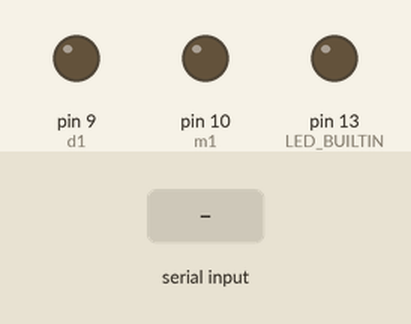
Recording of a sketch running on a simulated Arduino Uno, built with avr-gcc and run on an emulated ATmega328P. Shown: output pins drawn as LEDs (lit = HIGH). The inputs (shaded band) are chosen by the test bench.

Above: at 1.2 s.
1.3 s: "o" received over Serial
At 2.3 s:
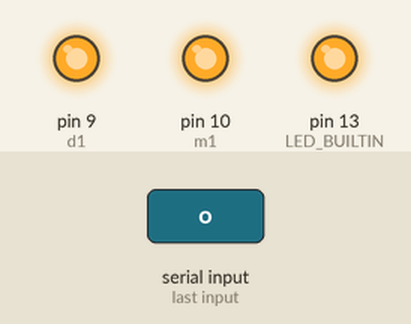
2.8 s: "x" received over Serial
At 3.5 s:
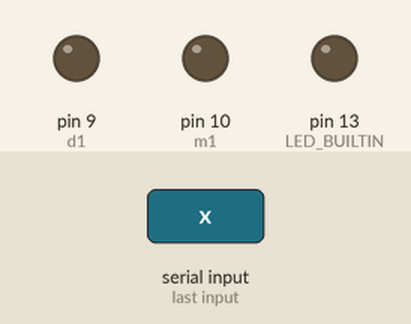
Timing chart, 0 to 5.8 s (numbered marks = the images above; inputs shaded):
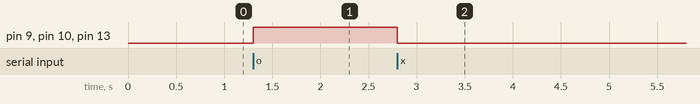

Measured:
- after the input at 1.3 s, pin 9 (d1), pin 10 (m1), pin 13 (LED_BUILTIN): LOW → HIGH at once
- after the input at 2.8 s, pin 9 (d1), pin 10 (m1), pin 13 (LED_BUILTIN): HIGH → LOW at once

The sketch:

arduino.ino
```cpp
char userInput;
int m1 = 10;
int d1 = 9;
void setup() {
  Serial.begin(9600);
  pinMode(m1, OUTPUT);
  pinMode(d1, OUTPUT);
  pinMode(LED_BUILTIN,OUTPUT);
}

void loop() {
 if(Serial.available()>0){
   userInput=Serial.read();
    if(userInput == 'o'){
      digitalWrite(LED_BUILTIN,HIGH);
      analogWrite(d1, -255);
      digitalWrite(m1, HIGH);
    }
    if(userInput=='x'){
      digitalWrite(LED_BUILTIN,LOW);
      analogWrite(d1, 0);
      digitalWrite(m1, LOW);
    }
 }
}
```
